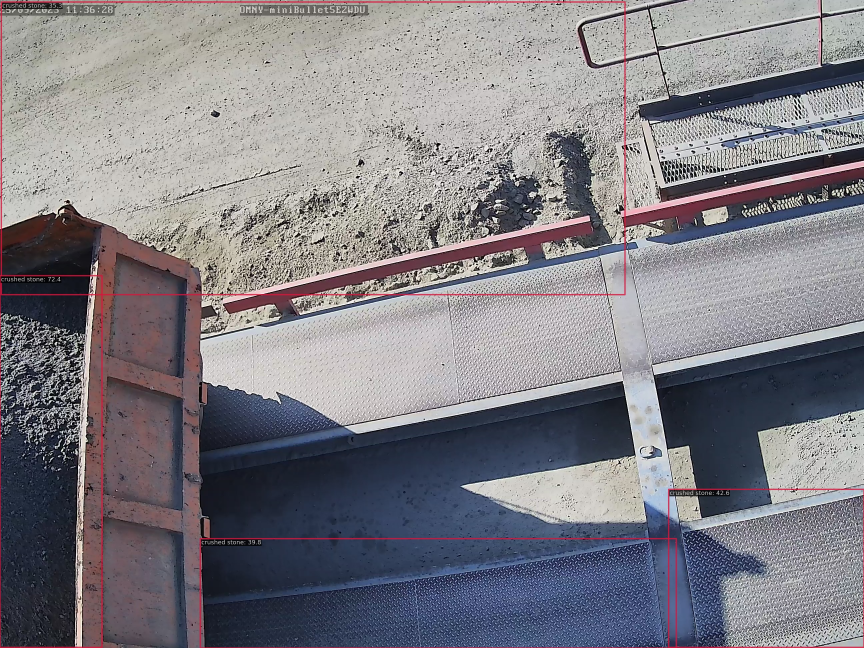
#> input picture data preparation/detected objects/images/bffb53dc-52_ЩПС_фр._0-20_мм_НЕГОСТ.jpeg, 2592 x 1944 px (shown at 1/3 size)
$ python get_center_img.py
#> lines starting #> are read from the running program, lines starting #| are printed output that depends on the picture
from PIL import Image
import yaml


with open('config.yaml', 'r') as c:
    config = yaml.load(c, Loader=yaml.FullLoader)

path = './detected objects/images/bffb53dc-52_ЩПС_фр._0-20_мм_НЕГОСТ.jpeg'

img = Image.open(path)
#> img is the input picture: PIL image 2592x1944 RGB; mean R, G, B 128.1, 125.9, 132.5

x1, y1, x2, y2 = 0, 826, 305, 1941
img_crop = img.crop((x1, y1, x2, y2))
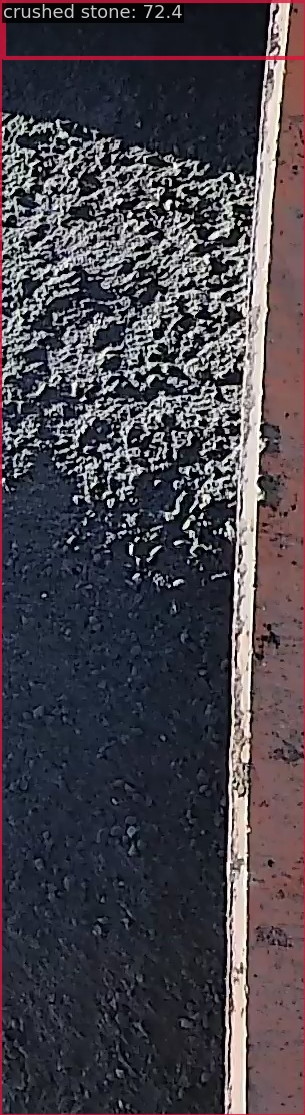
#> img_crop: PIL image 305x1115 RGB; mean R, G, B 72.3, 67.3, 75.2

width, height = img_crop.size
#> width = 305; height = 1115
print(width, height)
#| 305 1115
s: int = config["center_square_size"]
img_center = img_crop.crop(((width - s) // 2,
                            (height - s) // 2,
                            (width + s) // 2,
                            (height + s) // 2))
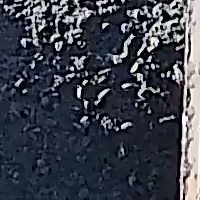
#> img_center: PIL image 200x200 RGB; mean R, G, B 59.8, 63.6, 74.5

img_center.show()

$ run again, with data preparation/detected objects/images/7ad35bfa-120_Щебень_фр._20-40_мм.jpeg copied over data preparation/detected objects/images/bffb53dc-52_ЩПС_фр._0-20_мм_НЕГОСТ.jpeg
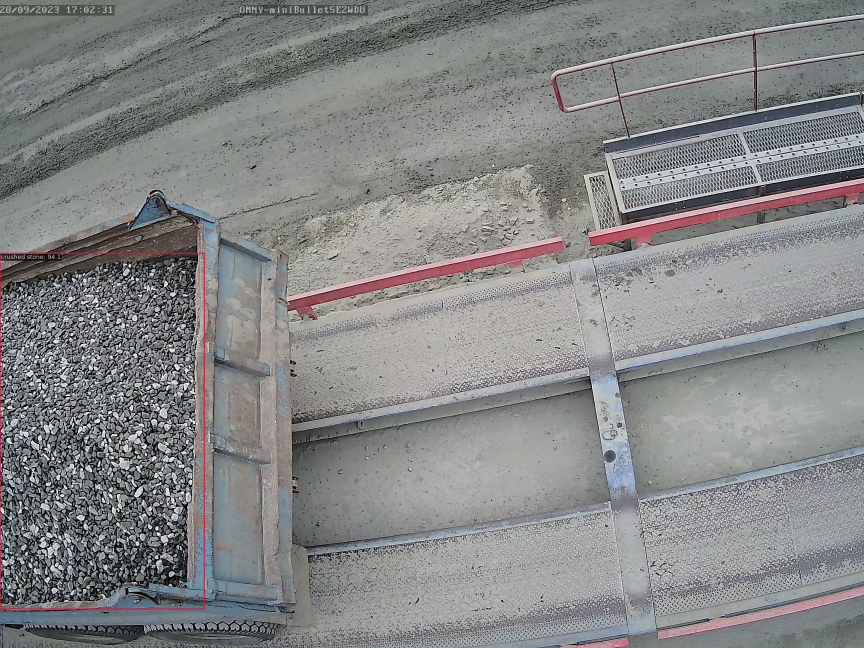
#> input picture data preparation/detected objects/images/7ad35bfa-120_Щебень_фр._20-40_мм.jpeg, 2592 x 1944 px (shown at 1/3 size)
#> img is the input picture: PIL image 2592x1944 RGB; mean R, G, B 134.1, 134.8, 135.1
#> `img_crop = img.crop((x1, y1, x2, y2))`:
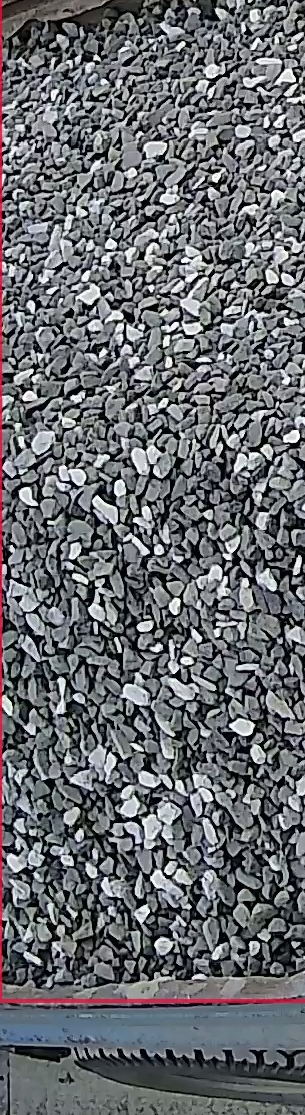
#> img_crop: PIL image 305x1115 RGB; mean R, G, B 103.9, 106.4, 110.6
#| 305 1115
#> `img_center = img_crop.crop(((width - s) // 2, (height - s) // 2, (widt..`:
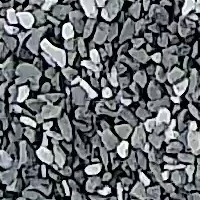
#> img_center: PIL image 200x200 RGB; mean R, G, B 102.3, 106, 110
